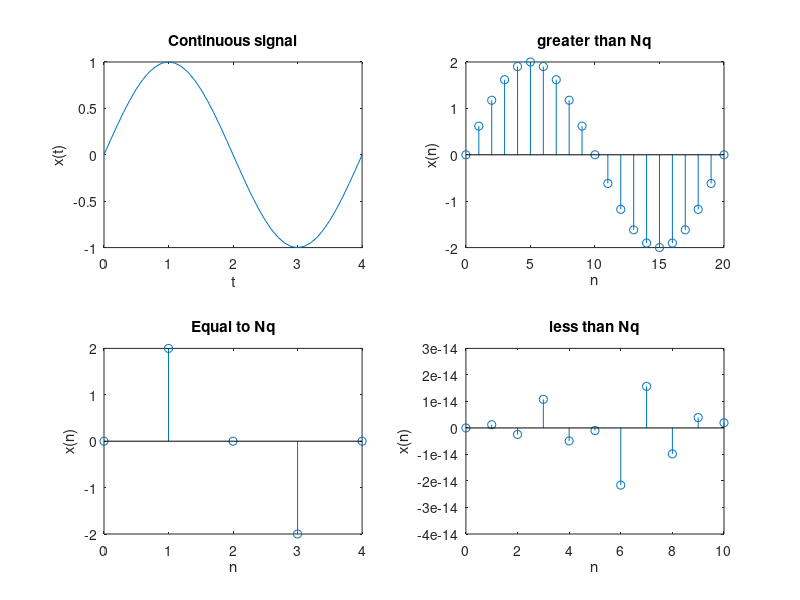

Write the MATLAB code that produced this figure.
clc;
close all;
clear all;
T=0.04; % Time period of 50 Hz signal 
t=0:0.0005:0.02;
f = 1/T;
n1=0:40;

size(n1)
xa_t = sin(2*pi*2*t/T); 
subplot (2,2,1); 
plot (200*t, xa_t);
title('Verification of sampling theorem'); 
title('Continuous signal');
xlabel('t');
ylabel('x(t)');

ts1=0.002; %>niq rate 
ts2=0.01; %=niq rate 
ts3=0.1; %<niq rate
n=0:20;

x_ts1 = 2*sin(2*pi*n*ts1/T); 
subplot(2,2,2); 
stem(n,x_ts1); 
title('greater than Nq');
xlabel('n');
ylabel('x(n)'); 

n=0:4;
x_ts2=2*sin(2*pi*n*ts2/T);
subplot(2,2,3); 
stem(n,x_ts2);
title('Equal to Nq');
xlabel('n');
ylabel('x(n)'); 

n=0:10;
x_ts3=2*sin(2*pi*n*ts3/T); 
subplot(2,2,4); 
stem(n,x_ts3);
title('less than Nq'); 
xlabel('n');
ylabel('x(n)')
 
